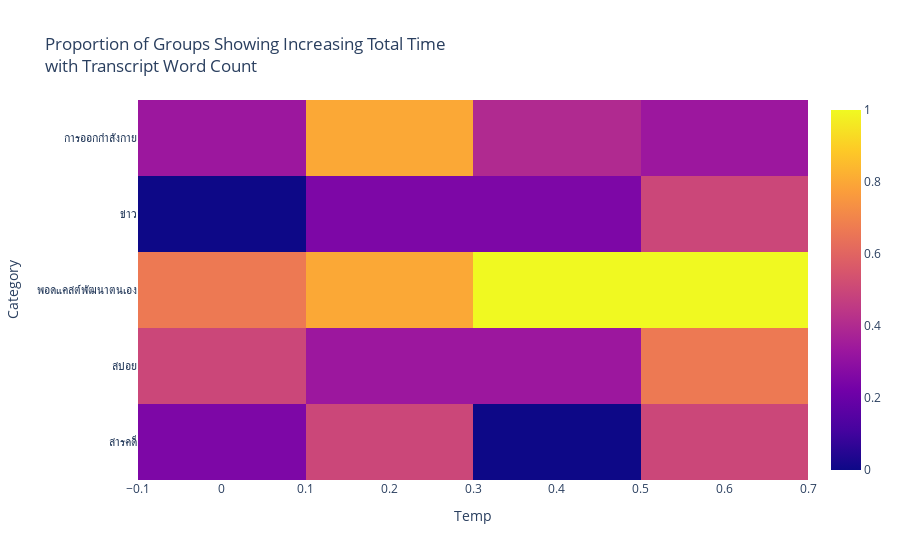

Notebook source saved alongside this figure:
### Code cell
df_merged["duration_group"] = (df_merged["durationSec"] / 300).round() * 300
import numpy as np

def trend_direction(x, y):
    # x = transcriptWord, y = totalTime
    order = np.argsort(x)
    y_sorted = y[order]

    if np.all(np.diff(y_sorted) > 0):
        return "increasing"
    elif np.all(np.diff(y_sorted) < 0):
        return "decreasing"
    else:
        return "mixed"

results = []

group_cols = ["Category", "whisperTemp", "duration_group"]

for keys, g in df_merged.groupby(group_cols):
    if len(g) == 3:
        trend = trend_direction(
            g["transcriptWord"].values,
            g["timeTotal"].values
        )
        results.append({
            "Category": keys[0],
            "Temp": keys[1],
            "Duration": keys[2],
            "trend": trend
        })

import pandas as pd

trend_df = pd.DataFrame(results)

trend_df.groupby(["Category", "Temp"])["trend"].value_counts(normalize=True)

import plotly.express as px

summary = (
    trend_df
    .assign(is_increasing=lambda x: x["trend"] == "increasing")
    .groupby(["Category", "Temp"])["is_increasing"]
    .mean()
    .reset_index()
)

fig = px.imshow(
    summary.pivot(
        index="Category",
        columns="Temp",
        values="is_increasing"
    ),
    title="Proportion of Groups Showing Increasing Total Time<br>with Transcript Word Count"
)

fig.show()

### Figure 1 — Plotly figure (JSON) as saved in the notebook; plotly's stock layout.template omitted (floating-point values rounded to 4 significant figures)
{"data": [{"coloraxis": "coloraxis", "hovertemplate": "Temp: %{x}<br>Category: %{y}<br>color: %{z}<extra></extra>", "name": "0", "type": "heatmap", "x": [0.0, 0.2, 0.4, 0.6], "xaxis": "x", "y": ["การออกกำลังกาย", "ข่าว", "พอดแคสต์พัฒนาตนเอง", "สปอย", "สารคดี"], "yaxis": "y", "z": [[0.3333, 0.8, 0.4, 0.3333], [0.0, 0.25, 0.25, 0.5], [0.6667, 0.8, 1.0, 1.0], [0.5, 0.3333, 0.3333, 0.6667], [0.25, 0.5, 0.0, 0.5]]}], "layout": {"coloraxis": {"colorscale": [[0, "#0d0887"], [0.1111, "#46039f"], [0.2222, "#7201a8"], [0.3333, "#9c179e"], [0.4444, "#bd3786"], [0.5556, "#d8576b"], [0.6667, "#ed7953"], [0.7778, "#fb9f3a"], [0.8889, "#fdca26"], [1, "#f0f921"]]}, "title": {"text": "Proportion of Groups Showing Increasing Total Time<br>with Transcript Word Count"}, "xaxis": {"anchor": "y", "constrain": "domain", "domain": [0, 1], "scaleanchor": "y", "title": {"text": "Temp"}}, "yaxis": {"anchor": "x", "autorange": "reversed", "constrain": "domain", "domain": [0, 1], "title": {"text": "Category"}}}}
